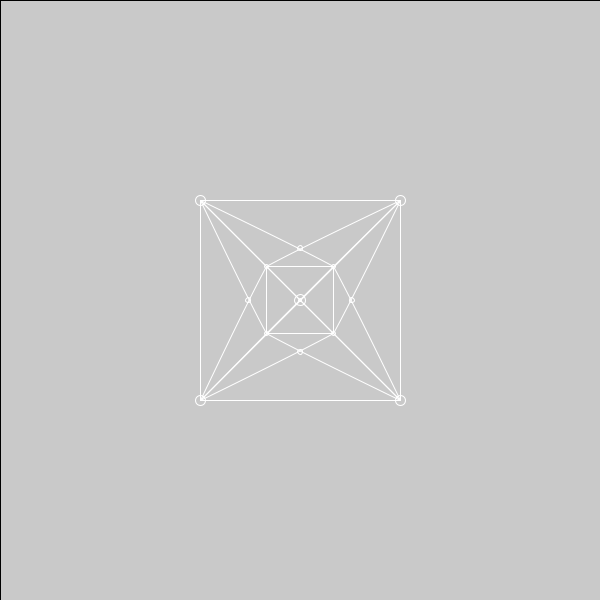
Frame 1 (no input)
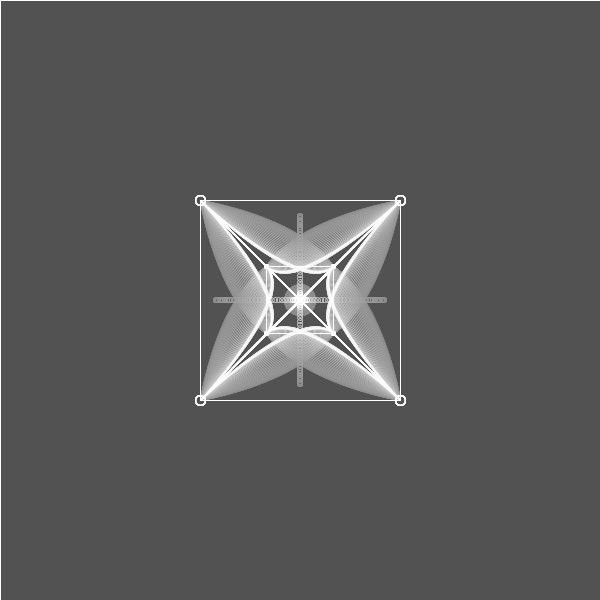
Frame 60 (the mouse pressed at the canvas centre just before this capture)
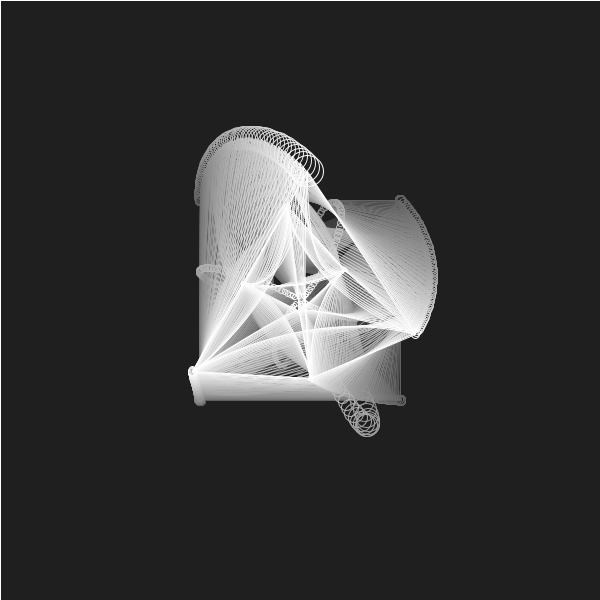
Frame 120 (the mouse held since frame 60 and released just before this capture)

The Processing sketch that drew these frames (run headless with seeded random() and noise(); from frame 60 on, the mouse is pressed at the canvas centre):

// Processing sketch: shape3D
// ── shape3D.pde

Vector3D r3d;

ArrayList<Vector3D> vs;
ArrayList<PVector> lines;
ArrayList<Vector3D> clines;

int time;
float scale = 100;
void setup()
{
  
  vs = new ArrayList<Vector3D>();
  //cube
  vs.add(   new Vector3D(-1, -1, 1) );
  vs.add(   new Vector3D(1, -1, 1) );
  vs.add(   new Vector3D(-1, 1, 1) );
  vs.add(   new Vector3D(1, 1, 1) );
  vs.add(   new Vector3D(-1, -1, -1) );
  vs.add(   new Vector3D(1, -1, -1) );
  vs.add(   new Vector3D(-1, 1, -1) );
  vs.add(   new Vector3D(1, 1, -1) );
  //anchors
  vs.add(   new Vector3D(0, 0, 1.5) );
  vs.add(   new Vector3D(0, 0, -1.5) );
  vs.add(   new Vector3D(1.5, 0, 0) );
  vs.add(   new Vector3D(-1.5, 0, 0) );
  vs.add(   new Vector3D(0, 1.5, 0) );
  vs.add(   new Vector3D(0, -1.5, 0) );

  for( Vector3D v : vs ) v.scaleBy( scale );
  
  lines = new ArrayList<PVector>();
  lines.add(    new PVector(0,1) );
  lines.add(    new PVector(0,2) );
  lines.add(    new PVector(1,3) );
  lines.add(    new PVector(2,3) );
  lines.add(    new PVector(4,5) );
  lines.add(    new PVector(4,6) );
  lines.add(    new PVector(5,7) );
  lines.add(    new PVector(6,7) );
  lines.add(    new PVector(0,4) );
  lines.add(    new PVector(1,5) );
  lines.add(    new PVector(2,6) );
  lines.add(    new PVector(3,7) );

  clines = new ArrayList<Vector3D>();
  clines.add(    new Vector3D(0,3,8) );
  clines.add(    new Vector3D(1, 2, 8) );
  clines.add(    new Vector3D(4,7,9) );
  clines.add(    new Vector3D(5, 6, 9) );
  clines.add(    new Vector3D(0,6,11) );
  clines.add(    new Vector3D(2,4,11) );
  clines.add(    new Vector3D(1,7,10) );
  clines.add(    new Vector3D(3,5,10) );
  clines.add(    new Vector3D(0,5,13) );
  clines.add(    new Vector3D(1,4,13) );
  clines.add(    new Vector3D(2,7,12) );
  clines.add(    new Vector3D(3, 6, 12) );
  
  r3d = new Vector3D( 0, 0, 0 );
  size( 600,600 );
  time = 0;
  
}
void draw()
{
  fill( 0x04000000 );
  rect( 0,0,600,600 );
            
            translate( 300,300 );
            
            float ry = map( mouseX, 0, 600, 0, PI / 180 );
            float rxz = map( mouseY, 0, 600, 0, PI / 180 );
            
            r3d.x += rxz;
            r3d.y += ry;
            r3d.z += rxz;
            
            noFill();
            stroke( 255 );
            
            time += 5;
            
            float t = .5 + sin( time * PI / 180 ) * .5;
            
            vs.get( 8 ).z = 
            vs.get( 10 ).x = 
            vs.get( 12 ).y = sin( t ) * scale * 2;
            
            vs.get( 9 ).z = 
            vs.get( 11 ).x = 
            vs.get( 13 ).y = sin( t ) * -scale * 2;
            
            ArrayList<Vector3D> vs2 = new ArrayList<Vector3D>();
            
            for( Vector3D v : vs ) 
            {
                float y = v.y * cos(r3d.x) - v.z * sin(r3d.x);
                float z = v.z * cos(r3d.x) + v.y * sin(r3d.x);
                float x = v.x * cos(r3d.y) - z * sin(r3d.y);
                
                z = z * cos( r3d.y ) + v.x * sin( r3d.y );
                
                float x_ = x * cos(r3d.z) - y * sin(r3d.z);  
                
                y = y * cos(r3d.z) + x * sin(r3d.z);
                
                //distance objet-camera
                z += 200;
                
                //projection
                float fz = 100 / z;
                float sx = x_ * fz;
                float sy = y * fz;
                
                ellipse( sx, sy, 10 * fz, 10 * fz);
                
                vs2.add( new Vector3D(sx, sy, z) );
                
            }
            
            for( PVector line : lines )
            {
                line( vs2.get( int( line.x ) ).x, 
                      vs2.get( int( line.x ) ).y, 
                      vs2.get( int( line.y ) ).x, 
                      vs2.get( int( line.y ) ).y );
            }
            for( Vector3D cline : clines )
            {
                
                bezier( vs2.get( int( cline.x ) ).x,
                        vs2.get( int( cline.x ) ).y,
                        
                        vs2.get( int( cline.z ) ).x,
                        vs2.get( int( cline.z ) ).y,
                        
                        vs2.get( int( cline.y ) ).x,
                        vs2.get( int( cline.y ) ).y,
                        
                        vs2.get( int( cline.y ) ).x,
                        vs2.get( int( cline.y ) ).y );
               
            }
            
}
        

// ── Vector3D.pde
class Vector3D 
{
  
  float x, y, z;
  Vector3D ( float x, float y, float z )
  {
    this.x = x;
    this.y = y;
    this.z = z;
  }
  
  void scaleBy( float v )
  {
    x *= v;
    y *= v;
    z *= v;
  }
  
  float distance( Vector3D v )
  {
    float dx = x - v.x;
    float dy = y - v.y;
    float dz = z - v.z;
    return sqrt( dx*dx + dy*dy + dz*dz );
  }
  
}
